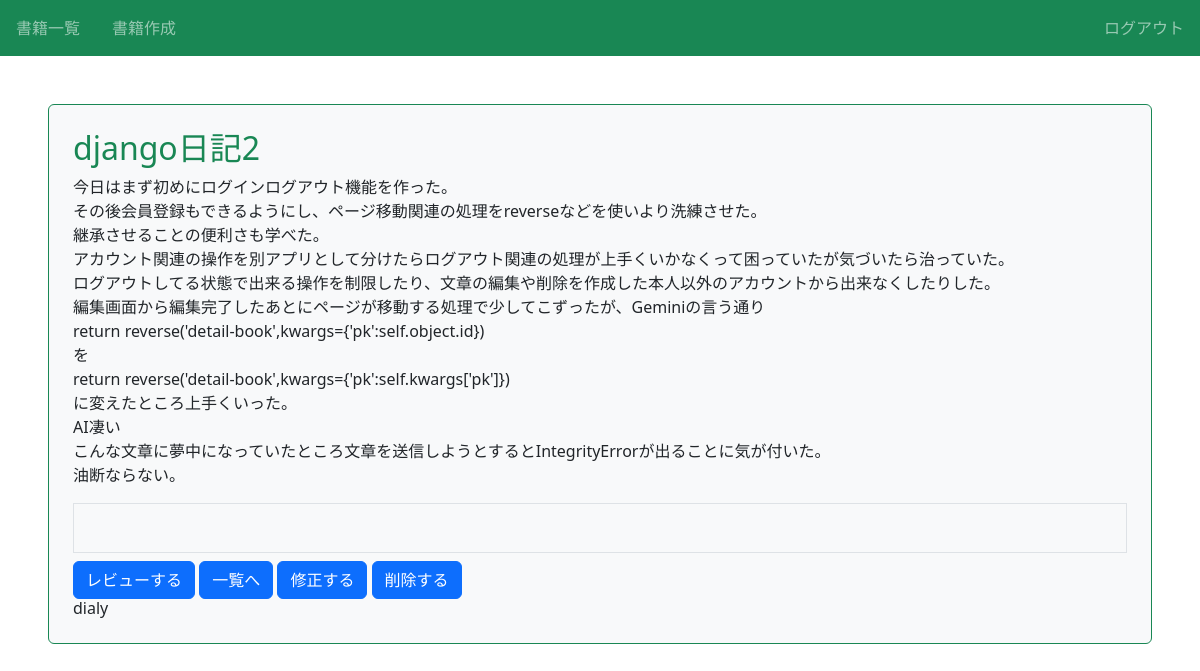
The app's page /book/7/detail/ (signed in) with its own data.
### book/models.py (models this page shows)
class Book(models.Model):
  title = models.CharField(max_length=100)
  text = models.TextField()
  thumbnail = models.ImageField(null=True,blank=True)
  category = models.CharField(
    max_length=100,
    choices = CATEGORY
  )
  user = models.ForeignKey('auth.User',on_delete=models.CASCADE)

### book/views.py (the view)
# urls.py: path('book/<int:pk>/detail/',views.DetailBookView.as_view(),name='detail-book'),
class DetailBookView(LoginRequiredMixin,DetailView):
  template_name = 'book_detail.html'
  model = Book

### book/templates/book_detail.html (shortened to what this page needs)
{%extends 'base.html'%}
{%block content%}
  <div class="p-4 m-4 bg-light border border-success rounded">
    <h2 class="text-success">{{object.title}}</h2>
    <p>{{object.text|linebreaksbr}}</p>
    <div class="border p-4 mb-2">
    </div>
    <a href="{%url 'review' object.pk%}" class="btn btn-primary">レビューする</a>
    <a href="{% url 'list-book' %}" class="btn btn-primary">一覧へ</a>
    <a href="{% url 'update-book' object.pk%}" class="btn btn-primary">修正する</a>
    <a href="{% url 'delete-book' object.pk%}" class="btn btn-primary">削除する</a>
    <h6 class="card-title">{{object.category}}</h6>
  </div>
{%endblock content%}

### book/static/book/css/style.css (style rules this page uses)
a { text-decoration: none; }

### records on screen
Book: title "django日記2", text "今日はまず初めにログインログアウト機能を作った。 その後会員登録もできるようにし、ページ移動関連の処理をreverseなどを使いより洗練させた。 継承させることの便利さも学べた。 アカウント関連の操作を別アプリとして分けたらログアウト関連の処理が上手くいかなくって困っていたが気づいたら治っていた。 ログアウトしてる状態で出来る操作を制限したり、文章の編集や削除を作成した本人以外のアカウントから出来なくしたりした。 編集画面から編集完了したあとにページが移動する処理で少してこずったが、Geminiの言う通り return reverse('detail-book',kwargs={'pk':self.object.id}) を return reverse('detail-book',kwargs={'pk':self.kwargs['pk']}) に変えたところ上手くいった。 AI凄い こんな文章に夢中になっていたところ文章を送信しようとするとIntegrityErrorが出ることに気が付いた。 油断ならない。", category "dialy"
